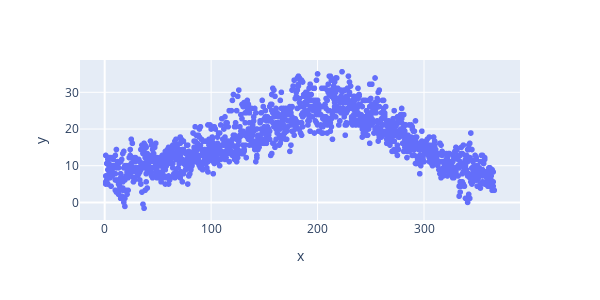

The notebook cell saved with this chart:
### Markdown cell above
## Plotly

[see more](https://plot.ly/python/ipython-notebook-tutorial/)

### Code cell
import plotly.express as px
from plotly.offline import init_notebook_mode

init_notebook_mode(connected=True)

px.scatter(x=df["dayofyear"], y=df["temp_max"], height=300, width=600)

### Figure 1 — Plotly figure (JSON) as saved in the notebook; plotly's stock layout.template omitted (floating-point values rounded to 4 significant figures; data arrays with more than 128 entries replaced by an {"elided": "..."} marker saying what was removed)
{"data": [{"hoverlabel": {"namelength": 0}, "hovertemplate": "x=%{x}<br>y=%{y}", "legendgroup": "", "marker": {"color": "#636efa", "symbol": "circle"}, "mode": "markers", "name": "", "showlegend": false, "type": "scattergl", "x": {"elided": "1461 int values"}, "xaxis": "x", "y": {"elided": "1461 float values"}, "yaxis": "y"}], "layout": {"height": 300, "legend": {"tracegroupgap": 0}, "margin": {"t": 60}, "width": 600, "xaxis": {"anchor": "y", "autorange": true, "domain": [0, 1], "range": [-23.19, 390.2], "title": {"text": "x"}, "type": "linear"}, "yaxis": {"anchor": "x", "autorange": true, "domain": [0, 1], "range": [-4.802, 38.8], "title": {"text": "y"}, "type": "linear"}}}
